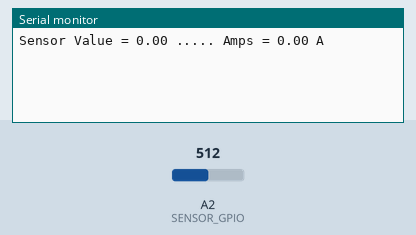
This sketch was run on a simulated Arduino Uno, built with avr-gcc and run on an emulated ATmega328P. Parts: the last lines printed to the serial monitor. The inputs (shaded band) are chosen by the test bench; at power-on: A2 (SENSOR_GPIO) = 512.

Above: at 1.2 s.
1.3 s: A2 (SENSOR_GPIO) set to 716
At 2.7 s:
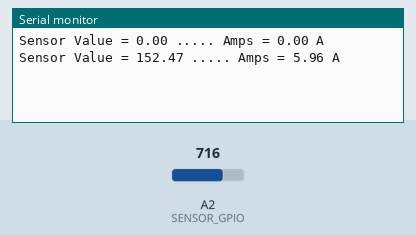
2.8 s: A2 (SENSOR_GPIO) set to 900
At 3.8 s:
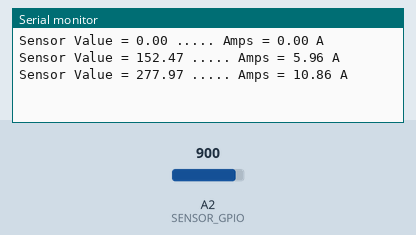
Timing chart, 0 to 5.8 s (numbered marks = the images above; inputs shaded):
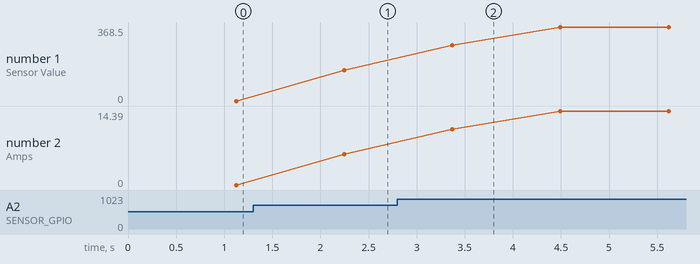

Measured:
- after the input at 1.3 s, the serial monitor: prints a new line after 0.95 s (image 1)
- after the input at 2.8 s, the serial monitor: prints a new line after 0.57 s (image 2)
- plotted number 1: 0 → 152.47 after the input at 1.3 s, 152.47 → 368.5 after the input at 2.8 s
- plotted number 2: 0 → 5.96 after the input at 1.3 s, 5.96 → 14.39 after the input at 2.8 s

The sketch:

current_sensor_test.ino
```cpp
/*
 A small script for interpreting 20 volt current sensor.

 Author Cyril Marx

 Date August 2022
*/

// Extra Source: https://funduino.de/nr-41-stromstaerkesensor-arduino

#define SENSOR_GPIO A2
#define NULLVALUE 531.5
#define VpA 125           // Value has been empirically derived
#define VOLTFACTOR 5000

void setup() {
  Serial.begin(9600);
}

void loop() {

  double value = 0.0;
  double average = 0.0;
  for(int i = 0; i < 1000; i++)
  {
    value = analogRead(SENSOR_GPIO);
    average += value;
    delay(1);
  }
  average = average / 1000;

  average -= NULLVALUE;
  if(average < 0.0)
  {
    average = 0.0;
  }

  float volt = (average / 1024.0) * VOLTFACTOR;
  float amps = (volt /  VpA);

  Serial.print("Sensor Value = ");
  Serial.print(average);
  Serial.print(" ..... Amps = ");
  Serial.print(amps);
  Serial.println(" A");
}
```
